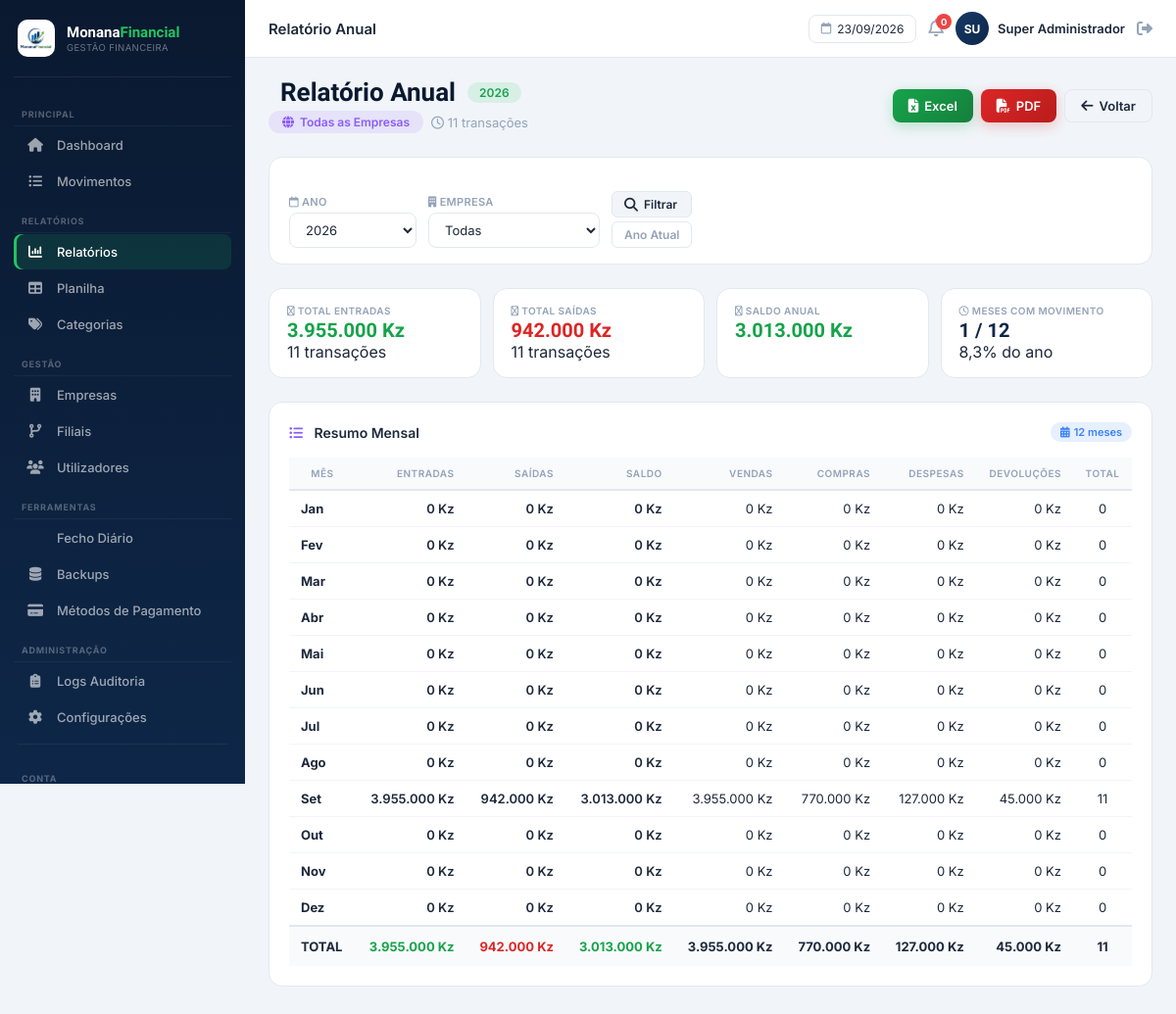
/public/relatorios/anual (signed in), run on the app's committed database.
### tables this page shows
CREATE TABLE transacoes (
    id INT UNSIGNED AUTO_INCREMENT PRIMARY KEY,
    empresa_id INT UNSIGNED NOT NULL,
    filial_id INT UNSIGNED NOT NULL,
    categoria_id INT UNSIGNED NOT NULL,
    usuario_id INT UNSIGNED NOT NULL,  
    tipo ENUM('venda','devolucao','compra','custo') NOT NULL,
    descricao VARCHAR(255) DEFAULT NULL,
    valor DECIMAL(15,2) NOT NULL DEFAULT 0.00,
    metodo_pagamento ENUM('numerario','transferencia','tpa','outro') NOT NULL DEFAULT 'numerario',
    data_transacao DATE NOT NULL,
    criado_em DATETIME NOT NULL DEFAULT CURRENT_TIMESTAMP,
    atualizado_em DATETIME NOT NULL DEFAULT CURRENT_TIMESTAMP ON UPDATE CURRENT_TIMESTAMP,
    CONSTRAINT fk_transacoes_empresa FOREIGN KEY (empresa_id) REFERENCES empresas(id) ON DELETE CASCADE,
    CONSTRAINT fk_transacoes_filial FOREIGN KEY (filial_id) REFERENCES filiais(id) ON DELETE CASCADE,
    CONSTRAINT fk_transacoes_categoria FOREIGN KEY (categoria_id) REFERENCES categorias(id),
    CONSTRAINT fk_transacoes_usuario FOREIGN KEY (usuario_id) REFERENCES usuarios(id),
    INDEX idx_transacoes_data (data_transacao),
    INDEX idx_transacoes_filial_data (filial_id, data_transacao)
);

### controllers/RelatoriosController.php (called while the page is built, shortened)
<?php
require_once CAMINHO_RAIZ . '/models/Transacao.php';
class RelatoriosController extends Controller
{
    private $transacaoModel;
    private $filialModel;
    private $empresaModel;
    public function __construct()
    {
        $this->transacaoModel = new Transacao();
        $this->filialModel = new Filial();
        $this->empresaModel = new Empresa();
    }
    public function anual(): void
    {
        $perfil = $_SESSION['usuario_perfil'] ?? 'visualizador';
        $empresaId = $_SESSION['empresa_id'] ?? null;
        $ano = (int) ($_GET['ano'] ?? date('Y'));
        $empresaFiltro = isset($_GET['empresa_id']) && $_GET['empresa_id'] > 0 ? (int) $_GET['empresa_id'] : null;
        $empresas = [];
        if ($perfil === 'super_admin') {
            $empresas = $this->empresaModel->todos();
        }
        if ($perfil === 'super_admin') {
            $filiais = $this->filialModel->todas();
        } else {
            $filiais = $this->filialModel->porEmpresa((int) $empresaId);
        }
        $resumoMensal = [];
        $totais = [
            'entradas' => 0,
            'saidas' => 0,
            'saldo' => 0,
            'vendas' => 0,
            'compras' => 0,
            'despesas' => 0,
            'devolucoes' => 0,
            'total_transacoes' => 0,
        ];
        for ($mes = 1; $mes <= 12; $mes++) {
            $dataInicio = sprintf('%04d-%02d-01', $ano, $mes);
            $dataFim = sprintf('%04d-%02d-%02d', $ano, $mes, cal_days_in_month(CAL_GREGORIAN, $mes, $ano));
            $empresaBusca = $perfil === 'super_admin' ? $empresaFiltro : (int) $empresaId;
            $transacoes = $this->transacaoModel->buscarComFiltros(
                $empresaBusca,
                null,
                $dataInicio,
                $dataFim,
                '',
                0,
                0,
                ''
            );
            $entradas = 0;
            $saidas = 0;
            $vendas = 0;
            $compras = 0;
            $despesas = 0;
            $devolucoes = 0;
            $total = count($transacoes);
            foreach ($transacoes as $t) {
                if ($t['tipo'] === 'venda') {
                    $entradas += (float) $t['valor'];
                    $vendas += (float) $t['valor'];
                } else {
                    $saidas += (float) $t['valor'];
                    if ($t['tipo'] === 'devolucao') {
                        $devolucoes += (float) $t['valor'];
                    } elseif ($t['tipo'] === 'compra') {
                        $compras += (float) $t['valor'];
                    } else {
                        $despesas += (float) $t['valor'];
                    }
                }
            }
            $resumoMensal[$mes] = [
                'nome' => $this->getNomeMes($mes, true),
                'mes' => $mes,
                'entradas' => $entradas,
                'saidas' => $saidas,
                'saldo' => $entradas - $saidas,
                'vendas' => $vendas,
                'compras' => $compras,
                'despesas' => $despesas,
                'devolucoes' => $devolucoes,
                'total' => $total,
            ];
            $totais['entradas'] += $entradas;
            $totais['saidas'] += $saidas;
            $totais['vendas'] += $vendas;
            $totais['compras'] += $compras;
            $totais['despesas'] += $despesas;
            $totais['devolucoes'] += $devolucoes;
            $totais['total_transacoes'] += $total;
        }
        $totais['saldo'] = $totais['entradas'] - $totais['saidas'];
        $this->renderizar('relatorios/anual', [
            'tituloPagina' => 'Relatório Anual',
            'paginaAtiva' => 'relatorios',
            'resumoMensal' => $resumoMensal,
            'totais' => $totais,
            'ano' => $ano,
            'perfil' => $perfil,
            'empresas' => $empresas,
            'filiais' => $filiais,
            'empresaNome' => $_SESSION['empresa_nome'] ?? '',
            'anos' => range(date('Y') - 5, date('Y')),
        ]);
    }
    private function getMeses(): array
    {
        return [
            1 => 'Janeiro', 2 => 'Fevereiro', 3 => 'Março', 4 => 'Abril',
            5 => 'Maio', 6 => 'Junho', 7 => 'Julho', 8 => 'Agosto',
            9 => 'Setembro', 10 => 'Outubro', 11 => 'Novembro', 12 => 'Dezembro'
        ];
    }
    private function getNomeMes(int $mes, bool $abreviado = false): string
    {
        $nomes = $this->getMeses();
        $abreviados = [
            1 => 'Jan', 2 => 'Fev', 3 => 'Mar', 4 => 'Abr',
            5 => 'Mai', 6 => 'Jun', 7 => 'Jul', 8 => 'Ago',
            9 => 'Set', 10 => 'Out', 11 => 'Nov', 12 => 'Dez'
        ];
        return $abreviado ? ($abreviados[$mes] ?? $mes) : ($nomes[$mes] ?? $mes);
    }
}

### public/index.php (called while the page is built, shortened)
<?php
require_once CAMINHO_RAIZ . '/core/Database.php';
require_once CAMINHO_RAIZ . '/core/Model.php';
$roteador = new Router();
$url = $_GET['url'] ?? '';
$roteador->despachar($url);

### core/Database.php (called while the page is built)
<?php
class Database
{
    private static ?PDO $instancia = null;
    public static function obterLigacao(): PDO
    {
        if (self::$instancia === null) {
            $config = require CAMINHO_RAIZ . '/config/database.php';
            $dsn = "mysql:host={$config['host']};port={$config['porta']};dbname={$config['base']};charset={$config['charset']}";
            try {
                self::$instancia = new PDO($dsn, $config['usuario'], $config['senha'], [
                    PDO::ATTR_ERRMODE            => PDO::ERRMODE_EXCEPTION,
                    PDO::ATTR_DEFAULT_FETCH_MODE => PDO::FETCH_ASSOC,
                    PDO::ATTR_EMULATE_PREPARES   => false,
                ]);
            } catch (PDOException $e) {
                error_log('[MonanaFinancial] Erro de ligação à BD: ' . $e->getMessage());
                die('Não foi possível ligar à base de dados. Verifique a configuração em config/database.php.');
            }
        }
        return self::$instancia;
    }
}

### core/Model.php (called while the page is built, shortened)
<?php
abstract class Model
{
    public function __construct()
    {
        $this->bd = Database::obterLigacao();
    }
}

### models/Transacao.php (called while the page is built, shortened)
<?php
require_once CAMINHO_RAIZ . '/core/Model.php';
class Transacao extends Model
{
    public function buscarComFiltros(
        ?int $empresaId,
        ?array $filiaisIds,
        string $dataInicio,
        string $dataFim,
        string $tipo = '',
        int $categoriaId = 0,
        int $filialId = 0,
        string $busca = ''
    ): array {
        $sql = "SELECT t.*,
                       f.nome as filial_nome,
                       f.empresa_id,
                       e.nome as empresa_nome,
                       c.nome as categoria_nome,
                       u.nome as usuario_nome
                FROM transacoes t
                LEFT JOIN filiais f ON t.filial_id = f.id
                LEFT JOIN empresas e ON t.empresa_id = e.id
                LEFT JOIN categorias c ON t.categoria_id = c.id
                LEFT JOIN usuarios u ON t.usuario_id = u.id
                WHERE t.data_transacao BETWEEN :data_inicio AND :data_fim";
        $params = [
            'data_inicio' => $dataInicio,
            'data_fim' => $dataFim,
        ];
        $sql .= " ORDER BY t.data_transacao DESC, t.id DESC";
        $stmt = $this->bd->prepare($sql);
        $stmt->execute($params);
        return $stmt->fetchAll();
    }
}

### views/relatorios/anual.php (the view, shortened to what this page needs)
<div class="relatorio-header">
    <div class="relatorio-header-left">
        <h1 class="relatorio-titulo">
            Relatório Anual
            <span class="titulo-badge"><?php echo $ano; ?></span>
        </h1>
        <p class="relatorio-subtitulo">
            <?php if ($perfil === 'super_admin'): ?>
                <span class="empresa-tag global">
                    <i class="fas fa-globe"></i> Todas as Empresas
                </span>
            <?php else: ?>
                <span class="empresa-tag">
                    <i class="fas fa-building"></i> <?php echo htmlspecialchars($_SESSION['empresa_nome'] ?? 'Minha Empresa'); ?>
                </span>
            <?php endif; ?>
            <span style="color:var(--muted); font-size:13px;">
                <i class="fa-regular fa-clock"></i> <?php echo $totais['total_transacoes']; ?> transações
            </span>
        </p>
    </div>
    <div class="relatorio-header-right">
        <div class="btn-group">
            <a href="<?php echo URL_BASE; ?>/relatorios/anual?ano=<?php echo $ano; ?>&exportar=excel" class="btn btn-success">
                <i class="fas fa-file-excel"></i> Excel
            </a>
            <a href="<?php echo URL_BASE; ?>/relatorios/anual?ano=<?php echo $ano; ?>&exportar=pdf" class="btn btn-danger">
                <i class="fas fa-file-pdf"></i> PDF
            </a>
            <a href="<?php echo URL_BASE; ?>/relatorios/index" class="btn btn-secondary">
                <i class="fas fa-arrow-left"></i> Voltar
            </a>
        </div>
    </div>
</div>
<div class="relatorio-filtros">
    <form method="GET" style="display:flex; flex-wrap:wrap; align-items:flex-end; gap:12px; width:100%;">
        <div class="filter-group">
            <label><i class="fa-regular fa-calendar"></i> Ano</label>
            <select name="ano">
                <?php foreach ($anos as $a): ?>
                <option value="<?php echo $a; ?>" <?php echo $a == $ano ? 'selected' : ''; ?>>
                    <?php echo $a; ?>
                </option>
                <?php endforeach; ?>
            </select>
        </div>
        <?php if ($perfil === 'super_admin' && !empty($empresas)): ?>
        <div class="filter-group">
            <label><i class="fas fa-building"></i> Empresa</label>
            <select name="empresa_id" onchange="this.form.submit()">
                <option value="0">Todas</option>
            </select>
        </div>
        <?php endif; ?>
        <div class="filter-group">
            <label>&nbsp;</label>
            <button type="submit" class="btn btn-secondary btn-sm"><i class="fas fa-search"></i> Filtrar</button>
            <a href="<?php echo URL_BASE; ?>/relatorios/anual" class="btn btn-outline btn-sm">Ano Atual</a>
        </div>
    </form>
</div>
<div class="relatorio-resumo grid-4">
    <div class="resumo-card">
        <span class="resumo-label"><i class="fa-regular fa-arrow-right"></i> Total Entradas</span>
        <span class="resumo-valor positivo"><?php echo number_format($totais['entradas'], 0, ',', '.'); ?> Kz</span>
        <span class="resumo-detalhe"><?php echo $totais['total_transacoes']; ?> transações</span>
    </div>
    <div class="resumo-card">
        <span class="resumo-label"><i class="fa-regular fa-arrow-left"></i> Total Saídas</span>
        <span class="resumo-valor negativo"><?php echo number_format($totais['saidas'], 0, ',', '.'); ?> Kz</span>
        <span class="resumo-detalhe"><?php echo $totais['total_transacoes']; ?> transações</span>
    </div>
    <div class="resumo-card">
        <span class="resumo-label"><i class="fa-regular fa-scale-balanced"></i> Saldo Anual</span>
        <span class="resumo-valor <?php echo $totais['saldo'] >= 0 ? 'positivo' : 'negativo'; ?>">
            <?php echo number_format($totais['saldo'], 0, ',', '.'); ?> Kz
        </span>
    </div>
    <div class="resumo-card">
        <span class="resumo-label"><i class="fa-regular fa-clock"></i> Meses com Movimento</span>
        <span class="resumo-valor" style="color:var(--navy);">
            <?php
                $mesesComMovimento = 0;
                foreach ($resumoMensal as $mes) {
                    if ($mes['total'] > 0) $mesesComMovimento++;
                }
                echo $mesesComMovimento . ' / 12';
            ?>
        </span>
        <span class="resumo-detalhe"><?php echo number_format(($mesesComMovimento / 12) * 100, 1, ',', '.'); ?>% do ano</span>
    </div>
</div>
<div class="relatorio-tabela">
    <div class="tabela-header">
        <h3><i class="fas fa-list-ul"></i> Resumo Mensal</h3>
        <span class="badge-info"><i class="fas fa-calendar-alt"></i> 12 meses</span>
    </div>
    <div class="tabela-scroll">
        <table>
            <thead>
                <tr>
                    <th>Mês</th>
                    <th class="text-right">Entradas</th>
                    <th class="text-right">Saídas</th>
                    <th class="text-right">Saldo</th>
                    <th class="text-right">Vendas</th>
                    <th class="text-right">Compras</th>
                    <th class="text-right">Despesas</th>
                    <th class="text-right">Devoluções</th>
                    <th class="text-center">Total</th>
                </tr>
            </thead>
            <tbody>
                <?php foreach ($resumoMensal as $mes): ?>
                <tr>
                    <td><strong><?php echo $mes['nome']; ?></strong></td>
                    <td class="text-right positive"><?php echo number_format($mes['entradas'], 0, ',', '.'); ?> Kz</td>
                    <td class="text-right negative"><?php echo number_format($mes['saidas'], 0, ',', '.'); ?> Kz</td>
                    <td class="text-right <?php echo $mes['saldo'] >= 0 ? 'positive' : 'negative'; ?>">
                        <?php echo number_format($mes['saldo'], 0, ',', '.'); ?> Kz
                    </td>
                    <td class="text-right"><?php echo number_format($mes['vendas'], 0, ',', '.'); ?> Kz</td>
                    <td class="text-right"><?php echo number_format($mes['compras'], 0, ',', '.'); ?> Kz</td>
                    <td class="text-right"><?php echo number_format($mes['despesas'], 0, ',', '.'); ?> Kz</td>
                    <td class="text-right"><?php echo number_format($mes['devolucoes'], 0, ',', '.'); ?> Kz</td>
                    <td class="text-center"><?php echo $mes['total']; ?></td>
                </tr>
                <?php endforeach; ?>
            </tbody>
            <tfoot>
                <tr>
                    <td><strong>TOTAL</strong></td>
                    <td class="text-right positive"><strong><?php echo number_format($totais['entradas'], 0, ',', '.'); ?> Kz</strong></td>
                    <td class="text-right negative"><strong><?php echo number_format($totais['saidas'], 0, ',', '.'); ?> Kz</strong></td>
                    <td class="text-right <?php echo $totais['saldo'] >= 0 ? 'positive' : 'negative'; ?>">
                        <strong><?php echo number_format($totais['saldo'], 0, ',', '.'); ?> Kz</strong>
                    </td>
                    <td class="text-right"><strong><?php echo number_format($totais['vendas'], 0, ',', '.'); ?> Kz</strong></td>
                    <td class="text-right"><strong><?php echo number_format($totais['compras'], 0, ',', '.'); ?> Kz</strong></td>
                    <td class="text-right"><strong><?php echo number_format($totais['despesas'], 0, ',', '.'); ?> Kz</strong></td>
                    <td class="text-right"><strong><?php echo number_format($totais['devolucoes'], 0, ',', '.'); ?> Kz</strong></td>
                    <td class="text-center"><strong><?php echo $totais['total_transacoes']; ?></strong></td>
                </tr>
            </tfoot>
        </table>
    </div>
</div>

### data on the page
transacoes: nome "Fev", entradas "0", saidas "0", saldo "0", vendas "0", compras "0", despesas "0", devolucoes "0", total "0"
transacoes: nome "Mar", entradas "0", saidas "0", saldo "0", vendas "0", compras "0", despesas "0", devolucoes "0", total "0"
transacoes: nome "Abr", entradas "0", saidas "0", saldo "0", vendas "0", compras "0", despesas "0", devolucoes "0", total "0"
transacoes: nome "Mai", entradas "0", saidas "0", saldo "0", vendas "0", compras "0", despesas "0", devolucoes "0", total "0"
transacoes: nome "Jun", entradas "0", saidas "0", saldo "0", vendas "0", compras "0", despesas "0", devolucoes "0", total "0"
transacoes: nome "Jul", entradas "0", saidas "0", saldo "0", vendas "0", compras "0", despesas "0", devolucoes "0", total "0"
transacoes: nome "Ago", entradas "0", saidas "0", saldo "0", vendas "0", compras "0", despesas "0", devolucoes "0", total "0"
transacoes: nome "Out", entradas "0", saidas "0", saldo "0", vendas "0", compras "0", despesas "0", devolucoes "0", total "0"
transacoes: nome "Nov", entradas "0", saidas "0", saldo "0", vendas "0", compras "0", despesas "0", devolucoes "0", total "0"

### other printed values
$tituloPagina "Relatório Anual"
substr($usuario_nome, 0, 2) "SU"
$usuario_nome "Super Administrador"
$ano "2026"
$totais['total_transacoes'] "11"
$totais['entradas'] "3.955.000"
$totais['saidas'] "942.000"
$totais['saldo'] "3.013.000"
$mesesComMovimento "1"
$mes['nome'] "Jan"
$mes['entradas'] "0"
$mes['saidas'] "0"
$mes['saldo'] "0"
$mes['vendas'] "0"
$mes['compras'] "0"
